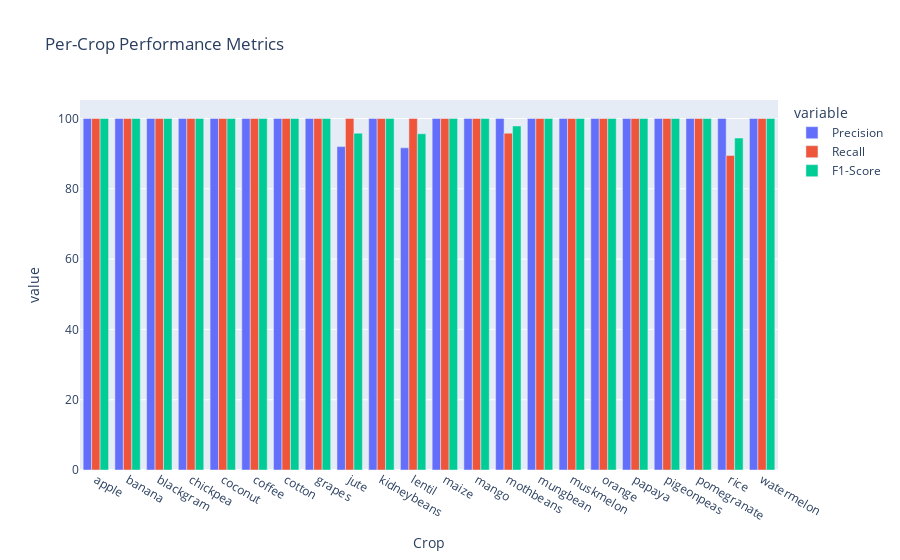

The notebook cell saved with this chart:
### Code cell
from sklearn.metrics import classification_report

report = classification_report(y_test, y_pred, output_dict=True)

# Extract accuracy for each crop
crop_accuracies = []
for crop in model.classes_:
    if crop in report:
        crop_accuracies.append({
            'Crop': crop,
            'Precision': report[crop]['precision'] * 100,
            'Recall': report[crop]['recall'] * 100,
            'F1-Score': report[crop]['f1-score'] * 100
        })

crop_acc_df = pd.DataFrame(crop_accuracies)

fig = px.bar(crop_acc_df, x='Crop', y=['Precision', 'Recall', 'F1-Score'],
             title='Per-Crop Performance Metrics',
             barmode='group')
fig.show()

### Figure 1 — Plotly figure (JSON) as saved in the notebook; plotly's stock layout.template omitted (floating-point values rounded to 4 significant figures)
{"data": [{"alignmentgroup": "True", "hovertemplate": "variable=Precision<br>Crop=%{x}<br>value=%{y}<extra></extra>", "legendgroup": "Precision", "marker": {"color": "#636efa", "pattern": {"shape": ""}}, "name": "Precision", "offsetgroup": "Precision", "orientation": "v", "showlegend": true, "textposition": "auto", "type": "bar", "x": ["apple", "banana", "blackgram", "chickpea", "coconut", "coffee", "cotton", "grapes", "jute", "kidneybeans", "lentil", "maize", "mango", "mothbeans", "mungbean", "muskmelon", "orange", "papaya", "pigeonpeas", "pomegranate", "rice", "watermelon"], "xaxis": "x", "y": [100, 100, 100, 100, 100, 100, 100, 100, 92, 100, 91.67, 100, 100, 100, 100, 100, 100, 100, 100, 100, 100, 100], "yaxis": "y"}, {"alignmentgroup": "True", "hovertemplate": "variable=Recall<br>Crop=%{x}<br>value=%{y}<extra></extra>", "legendgroup": "Recall", "marker": {"color": "#EF553B", "pattern": {"shape": ""}}, "name": "Recall", "offsetgroup": "Recall", "orientation": "v", "showlegend": true, "textposition": "auto", "type": "bar", "x": ["apple", "banana", "blackgram", "chickpea", "coconut", "coffee", "cotton", "grapes", "jute", "kidneybeans", "lentil", "maize", "mango", "mothbeans", "mungbean", "muskmelon", "orange", "papaya", "pigeonpeas", "pomegranate", "rice", "watermelon"], "xaxis": "x", "y": [100, 100, 100, 100, 100, 100, 100, 100, 100, 100, 100, 100, 100, 95.83, 100, 100, 100, 100, 100, 100, 89.47, 100], "yaxis": "y"}, {"alignmentgroup": "True", "hovertemplate": "variable=F1-Score<br>Crop=%{x}<br>value=%{y}<extra></extra>", "legendgroup": "F1-Score", "marker": {"color": "#00cc96", "pattern": {"shape": ""}}, "name": "F1-Score", "offsetgroup": "F1-Score", "orientation": "v", "showlegend": true, "textposition": "auto", "type": "bar", "x": ["apple", "banana", "blackgram", "chickpea", "coconut", "coffee", "cotton", "grapes", "jute", "kidneybeans", "lentil", "maize", "mango", "mothbeans", "mungbean", "muskmelon", "orange", "papaya", "pigeonpeas", "pomegranate", "rice", "watermelon"], "xaxis": "x", "y": [100, 100, 100, 100, 100, 100, 100, 100, 95.83, 100, 95.65, 100, 100, 97.87, 100, 100, 100, 100, 100, 100, 94.44, 100], "yaxis": "y"}], "layout": {"barmode": "group", "legend": {"title": {"text": "variable"}, "tracegroupgap": 0}, "title": {"text": "Per-Crop Performance Metrics"}, "xaxis": {"anchor": "y", "domain": [0, 1], "title": {"text": "Crop"}}, "yaxis": {"anchor": "x", "domain": [0, 1], "title": {"text": "value"}}}}
